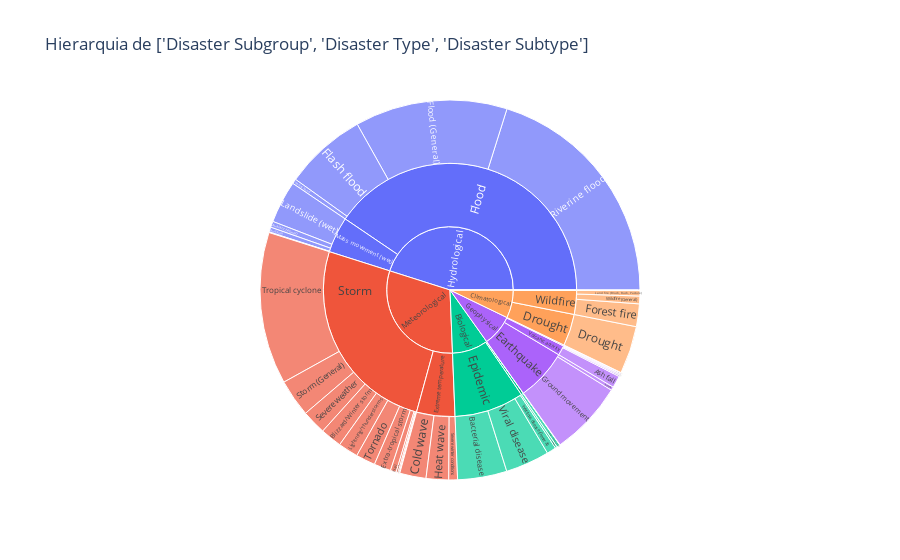

Write notebook code for a chart like this one.
### Markdown cell above
Também podemos analisar mais visualmente:

### Code cell
def plot_suburst(columns_list,df=df):
    df_clean = df.dropna(subset=columns_list)
    fig = px.sunburst(
        df_clean,
        path=columns_list,
        title=f'Hierarquia de {columns_list}',
        maxdepth=-1 
    )
    fig.update_traces(insidetextorientation='radial')
    fig.show()

plot_suburst(disaster_variables)

### Figure 1 — Plotly figure (JSON) as saved in the notebook; plotly's stock layout.template omitted (floating-point values rounded to 4 significant figures)
{"data": [{"branchvalues": "total", "domain": {"x": [0, 1], "y": [0, 1]}, "hovertemplate": "labels=%{label}<br>count=%{value}<br>parent=%{parent}<br>id=%{id}<extra></extra>", "ids": ["Biological/Animal incident/Animal incident", "Geophysical/Volcanic activity/Ash fall", "Geophysical/Mass movement (dry)/Avalanche (dry)", "Hydrological/Mass movement (wet)/Avalanche (wet)", "Biological/Epidemic/Bacterial disease", "Meteorological/Storm/Blizzard/Winter storm", "Hydrological/Flood/Coastal flood", "Meteorological/Extreme temperature/Cold wave", "Extra-terrestrial/Impact/Collision", "Meteorological/Storm/Derecho", "Climatological/Drought/Drought", "Meteorological/Storm/Extra-tropical storm", "Hydrological/Flood/Flash flood", "Hydrological/Flood/Flood (General)", "Climatological/Wildfire/Forest fire", "Climatological/Glacial lake outburst flood/Glacial lake outburst flood", "Geophysical/Earthquake/Ground movement", "Meteorological/Storm/Hail", "Meteorological/Extreme temperature/Heat wave", "Biological/Epidemic/Infectious disease (General)", "Climatological/Wildfire/Land fire (Brush, Bush, Pasture)", "Geophysical/Mass movement (dry)/Landslide (dry)", "Hydrological/Mass movement (wet)/Landslide (wet)", "Geophysical/Volcanic activity/Lava flow", "Meteorological/Storm/Lightning/Thunderstorms", "Biological/Infestation/Locust infestation", "Hydrological/Mass movement (wet)/Mudslide", "Biological/Epidemic/Parasitic disease", "Geophysical/Volcanic activity/Pyroclastic flow", "Hydrological/Flood/Riverine flood", "Geophysical/Mass movement (dry)/Rockfall (dry)", "Hydrological/Mass movement (wet)/Rockfall (wet)", "Meteorological/Storm/Sand/Dust storm", "Meteorological/Storm/Severe weather", "Meteorological/Extreme temperature/Severe winter conditions", "Meteorological/Storm/Storm (General)", "Meteorological/Storm/Storm surge", "Hydrological/Mass movement (wet)/Sudden Subsidence (wet)", "Meteorological/Storm/Tornado", "Meteorological/Storm/Tropical cyclone", "Geophysical/Earthquake/Tsunami", "Biological/Epidemic/Viral disease", "Geophysical/Volcanic activity/Volcanic activity (General)", "Climatological/Wildfire/Wildfire (General)", "Biological/Infestation/Worms infestation", "Biological/Animal incident", "Climatological/Drought", "Geophysical/Earthquake", "Biological/Epidemic", "Meteorological/Extreme temperature", "Hydrological/Flood", "Climatological/Glacial lake outburst flood", "Extra-terrestrial/Impact", "Biological/Infestation", "Geophysical/Mass movement (dry)", "Hydrological/Mass movement (wet)", "Meteorological/Storm", "Geophysical/Volcanic activity", "Climatological/Wildfire", "Biological", "Climatological", "Extra-terrestrial", "Geophysical", "Hydrological", "Meteorological"], "insidetextorientation": "radial", "labels": ["Animal incident", "Ash fall", "Avalanche (dry)", "Avalanche (wet)", "Bacterial disease", "Blizzard/Winter storm", "Coastal flood", "Cold wave", "Collision", "Derecho", "Drought", "Extra-tropical storm", "Flash flood", "Flood (General)", "Forest fire", "Glacial lake outburst flood", "Ground movement", "Hail", "Heat wave", "Infectious disease (General)", "Land fire (Brush, Bush, Pasture)", "Landslide (dry)", "Landslide (wet)", "Lava flow", "Lightning/Thunderstorms", "Locust infestation", "Mudslide", "Parasitic disease", "Pyroclastic flow", "Riverine flood", "Rockfall (dry)", "Rockfall (wet)", "Sand/Dust storm", "Severe weather", "Severe winter conditions", "Storm (General)", "Storm surge", "Sudden Subsidence (wet)", "Tornado", "Tropical cyclone", "Tsunami", "Viral disease", "Volcanic activity (General)", "Wildfire (General)", "Worms infestation", "Animal incident", "Drought", "Earthquake", "Epidemic", "Extreme temperature", "Flood", "Glacial lake outburst flood", "Impact", "Infestation", "Mass movement (dry)", "Mass movement (wet)", "Storm", "Volcanic activity", "Wildfire", "Biological", "Climatological", "Extra-terrestrial", "Geophysical", "Hydrological", "Meteorological"], "maxdepth": -1, "name": "", "parents": ["Biological/Animal incident", "Geophysical/Volcanic activity", "Geophysical/Mass movement (dry)", "Hydrological/Mass movement (wet)", "Biological/Epidemic", "Meteorological/Storm", "Hydrological/Flood", "Meteorological/Extreme temperature", "Extra-terrestrial/Impact", "Meteorological/Storm", "Climatological/Drought", "Meteorological/Storm", "Hydrological/Flood", "Hydrological/Flood", "Climatological/Wildfire", "Climatological/Glacial lake outburst flood", "Geophysical/Earthquake", "Meteorological/Storm", "Meteorological/Extreme temperature", "Biological/Epidemic", "Climatological/Wildfire", "Geophysical/Mass movement (dry)", "Hydrological/Mass movement (wet)", "Geophysical/Volcanic activity", "Meteorological/Storm", "Biological/Infestation", "Hydrological/Mass movement (wet)", "Biological/Epidemic", "Geophysical/Volcanic activity", "Hydrological/Flood", "Geophysical/Mass movement (dry)", "Hydrological/Mass movement (wet)", "Meteorological/Storm", "Meteorological/Storm", "Meteorological/Extreme temperature", "Meteorological/Storm", "Meteorological/Storm", "Hydrological/Mass movement (wet)", "Meteorological/Storm", "Meteorological/Storm", "Geophysical/Earthquake", "Biological/Epidemic", "Geophysical/Volcanic activity", "Climatological/Wildfire", "Biological/Infestation", "Biological", "Climatological", "Geophysical", "Biological", "Meteorological", "Hydrological", "Climatological", "Extra-terrestrial", "Biological", "Geophysical", "Hydrological", "Meteorological", "Geophysical", "Climatological", "", "", "", "", "", ""], "type": "sunburst", "values": [1, 102, 1, 52, 421, 183, 41, 225, 1, 6, 408, 144, 702, 1303, 194, 4, 635, 50, 192, 80, 46, 9, 362, 11, 171, 27, 42, 17, 4, 2024, 3, 4, 16, 208, 75, 320, 10, 1, 166, 1301, 30, 376, 9, 66, 2, 1, 408, 665, 894, 492, 4070, 4, 1, 29, 13, 461, 2575, 126, 306, 924, 718, 1, 804, 4531, 3067]}], "layout": {"legend": {"tracegroupgap": 0}, "title": {"text": "Hierarquia de ['Disaster Subgroup', 'Disaster Type', 'Disaster Subtype']"}}}
